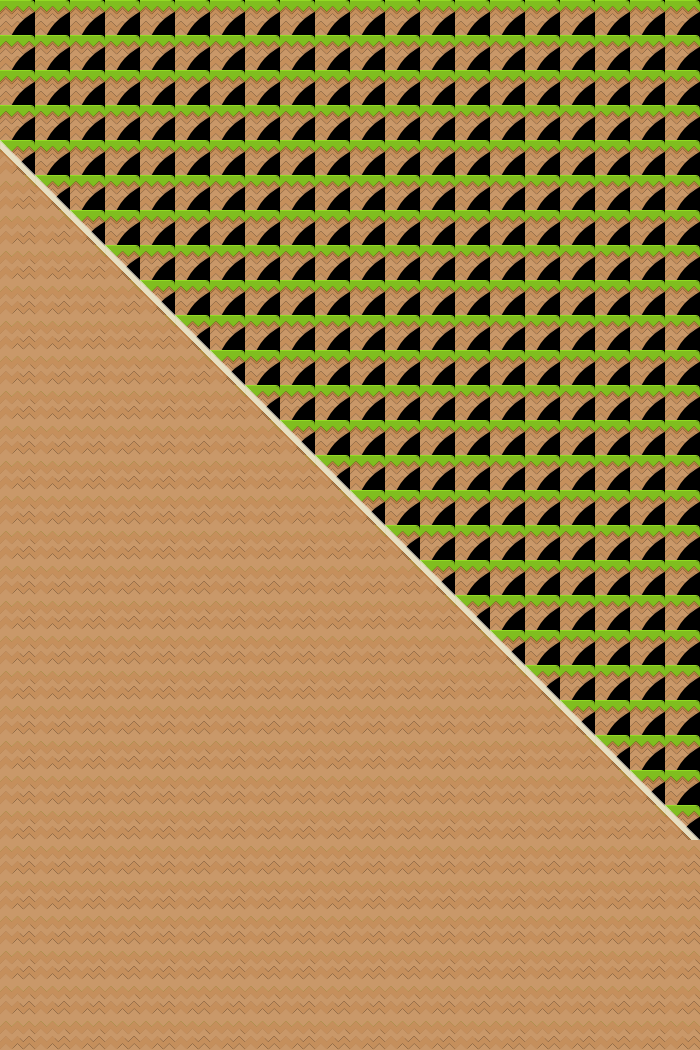

Rendered tile map (Tiled .tmx) drawn with the repository's tilesets; below, a short description and the map source with its tile grids summarised:
An orthogonal 20x30 tile map with 35x35 px tiles, 2 tile layers (Background, Primary) and 1 object.

<map version="1.0" orientation="orthogonal" width="20" height="30" tilewidth="35" tileheight="35">
 <tileset firstgid="1" name="tiles" tilewidth="35" tileheight="35" spacing="5">
  <image source="tiles.png" width="715" height="475" />
 </tileset>
 <layer name="Background" width="20" height="30">
  <data>[600 cells, 600 non-empty, 1 distinct tile ids]</data>
 </layer>
 <layer name="Primary" width="20" height="30">
  <data>[600 cells, 330 non-empty, 3 distinct tile ids]</data>
 </layer>
 <objectgroup name="Physics" width="20" height="30">
  <object x="-2" y="138">
   <polygon points="0,0 702,702 702,910 0,912" />
  </object>
 </objectgroup>
</map>